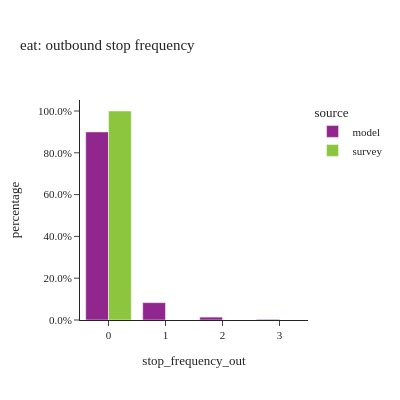
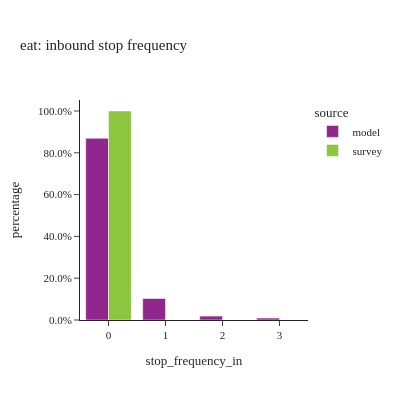

Source (notebook cell) for these figures, in order:
### Code cell
#| layout: [[1,1], [1]]
stopfreq_by_tourtype(tour_data, "eat")

### Figure 1 — Plotly figure (JSON) as saved in the notebook; plotly's stock layout.template omitted (floating-point values rounded to 4 significant figures)
{"data": [{"alignmentgroup": "True", "customdata": [[291631], [26912], [4480], [1044]], "hovertemplate": "source=model<br>stop_frequency_out=%{x}<br>percentage=%{y}<br>sample_size=%{customdata[0]}<extra></extra>", "legendgroup": "model", "marker": {"color": "#91268F", "pattern": {"shape": ""}}, "name": "model", "offsetgroup": "model", "orientation": "v", "showlegend": true, "textposition": "auto", "type": "bar", "x": ["0", "1", "2", "3"], "xaxis": "x", "y": [0.8999, 0.08304, 0.01382, 0.003222], "yaxis": "y"}, {"alignmentgroup": "True", "customdata": [[130]], "hovertemplate": "source=survey<br>stop_frequency_out=%{x}<br>percentage=%{y}<br>sample_size=%{customdata[0]}<extra></extra>", "legendgroup": "survey", "marker": {"color": "#8CC63E", "pattern": {"shape": ""}}, "name": "survey", "offsetgroup": "survey", "orientation": "v", "showlegend": true, "textposition": "auto", "type": "bar", "x": ["0"], "xaxis": "x", "y": [1.0], "yaxis": "y"}], "layout": {"barmode": "group", "height": 400, "legend": {"title": {"text": "source"}, "tracegroupgap": 0}, "title": {"text": "eat: outbound stop frequency"}, "width": 400, "xaxis": {"anchor": "y", "domain": [0.0, 1.0], "title": {"text": "stop_frequency_out"}}, "yaxis": {"anchor": "x", "domain": [0.0, 1.0], "tickformat": ".1%", "title": {"text": "percentage"}}}}

### Figure 2 — Plotly figure (JSON) as saved in the notebook; plotly's stock layout.template omitted (floating-point values rounded to 4 significant figures)
{"data": [{"alignmentgroup": "True", "customdata": [[281656], [33284], [6080], [3047]], "hovertemplate": "source=model<br>stop_frequency_in=%{x}<br>percentage=%{y}<br>sample_size=%{customdata[0]}<extra></extra>", "legendgroup": "model", "marker": {"color": "#91268F", "pattern": {"shape": ""}}, "name": "model", "offsetgroup": "model", "orientation": "v", "showlegend": true, "textposition": "auto", "type": "bar", "x": ["0", "1", "2", "3"], "xaxis": "x", "y": [0.8691, 0.1027, 0.01876, 0.009402], "yaxis": "y"}, {"alignmentgroup": "True", "customdata": [[129], [1]], "hovertemplate": "source=survey<br>stop_frequency_in=%{x}<br>percentage=%{y}<br>sample_size=%{customdata[0]}<extra></extra>", "legendgroup": "survey", "marker": {"color": "#8CC63E", "pattern": {"shape": ""}}, "name": "survey", "offsetgroup": "survey", "orientation": "v", "showlegend": true, "textposition": "auto", "type": "bar", "x": ["0", "2"], "xaxis": "x", "y": [1.0, 0.0], "yaxis": "y"}], "layout": {"barmode": "group", "height": 400, "legend": {"title": {"text": "source"}, "tracegroupgap": 0}, "title": {"text": "eat: inbound stop frequency"}, "width": 400, "xaxis": {"anchor": "y", "domain": [0.0, 1.0], "title": {"text": "stop_frequency_in"}}, "yaxis": {"anchor": "x", "domain": [0.0, 1.0], "tickformat": ".1%", "title": {"text": "percentage"}}}}
